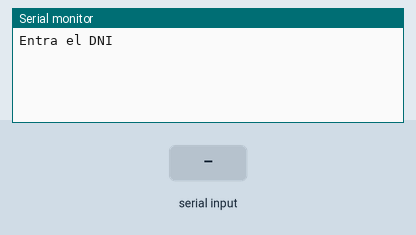
Recording of a sketch running on a simulated Arduino Uno, built with avr-gcc and run on an emulated ATmega328P. On the bench: the last lines printed to the serial monitor. Inputs (shaded band) come from the test bench.

Above: at 1.2 s.
1.3 s: "90,45\n" received over Serial
At 1.8 s:
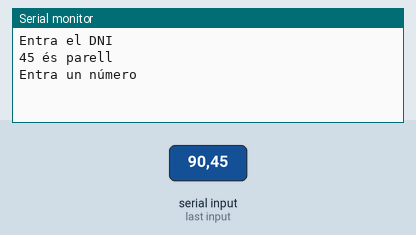
2.8 s: "7\n" received over Serial
At 3.6 s:
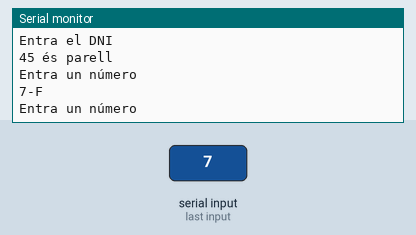

Measured:
- after the input at 1.3 s, the serial monitor: prints a new line at once (image 1)
- after the input at 2.8 s, the serial monitor: prints a new line at once (image 2)

The sketch:

prog04.ino
```cpp
//********** Variables ********************************************************
long num;
long residu;

void setup() {
  Serial.begin(9600);
  Serial.println("Entra el DNI");
}

void loop() {
  while (Serial.available() > 0) {  // if there's any serial available, read it
    num = Serial.parseInt();// look for valid int the incoming serial stream


    if (Serial.read() == '\n') { //look for newline. Is the end of your sentence
    residu = num%23;
    {
      if (residu==7)
      {
      Serial.print(num);
      Serial.println("-F");
      }
      else
      {

      Serial.print(num);
      Serial.println(" és parell");
      }
    }
    Serial.println("Entra un número");
  }
}
}
```
